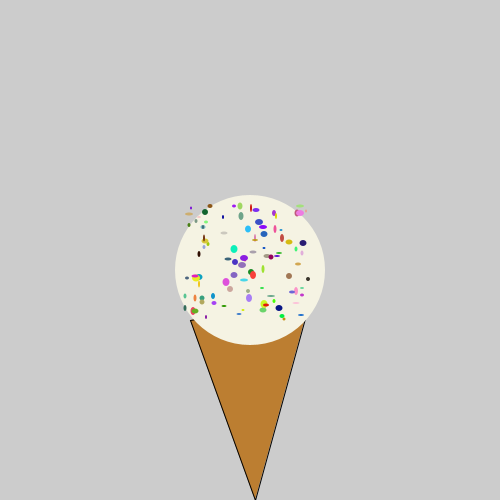
Frame 1 (no input)
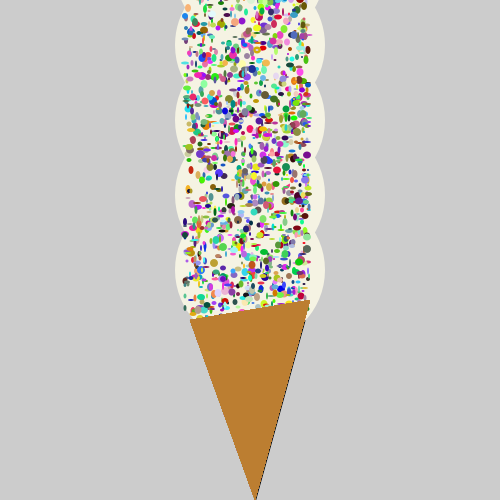
Frame 60 (the mouse pressed at the canvas centre just before this capture)
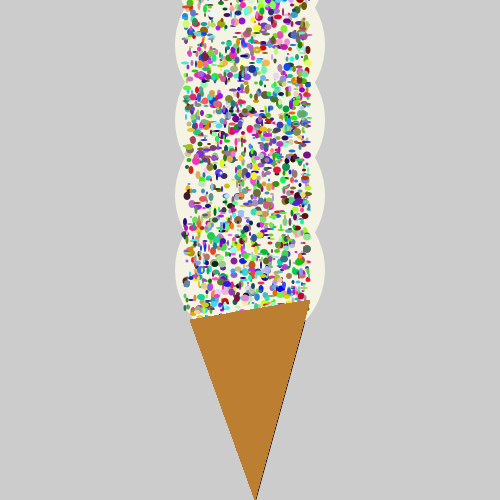
Frame 120 (the mouse held since frame 60 and released just before this capture)

The Processing sketch that drew these frames (run headless with seeded random() and noise(); from frame 60 on, the mouse is pressed at the canvas centre):

// Processing sketch: ice_cream_shop
// ── ice_cream_shop.pde
void draw() {
makeIceCreamCone();
addScoop("Vanilla");
addSprinkle(100);

}
void setup(){
     size(500,500);
     //call the makeIceCreamCone() method below to make an ice cream cone

     //use the addScoop method below to add as many scoops of ice cream as you want

     //Use the method to add sprinkles to your ice cream

     //Write code to add a cherry to the top of your ice cream. hint: ellipse

}

/******************************************************************/

//Icecream recipe
int SCOOPSIZE = 150;
int scoops = 0;
int coneY = 320;

//Don't Touch this method; Call it!!
void makeIceCreamCone(){
     //noStroke();
     fill(188,126,49);
     triangle(190,320,310,300,255,500);
}

//Don't touch this method; call it!!!
void addScoop(String flavor){
     noStroke();
     if(flavor.equalsIgnoreCase("chocolate")){
         fill(116,71,16);
     }
     else if(flavor.equalsIgnoreCase("Strawberry")){
         fill( 232 ,144,129);
     }
     else if(flavor.equalsIgnoreCase("Vanilla")){
         fill(245, 243, 227);
     } else{
         println("ERROR: We don't have the flavor "+ flavor); 
         return;
     }
     ellipse(width/2,coneY - 50 - (SCOOPSIZE*scoops)/2,SCOOPSIZE,SCOOPSIZE);
     scoops++;
}

//Don't Touch this method!!
void addSprinkle(int numberOfSprinkles){
    for(int i = 0; i < numberOfSprinkles; i++){
         fill(random(256),random(256),random(256));
         int minX = width/2-SCOOPSIZE/2 + 10;
         int maxX = SCOOPSIZE/3 +width/2 +10;
         int minY = coneY-((SCOOPSIZE)*scoops)/2-40;
         int maxY = coneY;
         int sprinkleAreaX = (int)random(minX, maxX);
         int sprinkleAreaY = (int)random(minY, maxY);
         int sprinkleWidth = (int)random(2,9);
         int sprinkleHeight = (int)random(2,9);
         ellipse(sprinkleAreaX,sprinkleAreaY,sprinkleHeight,sprinkleWidth);
     }
}
